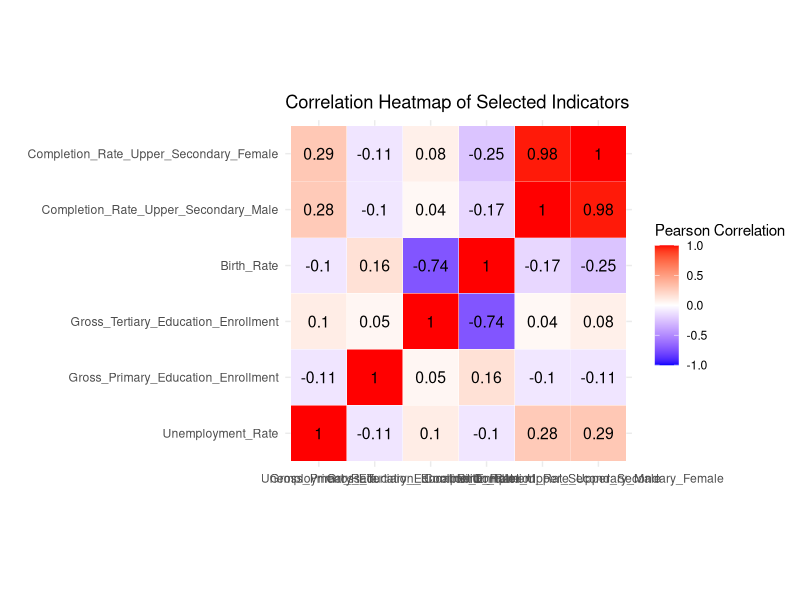
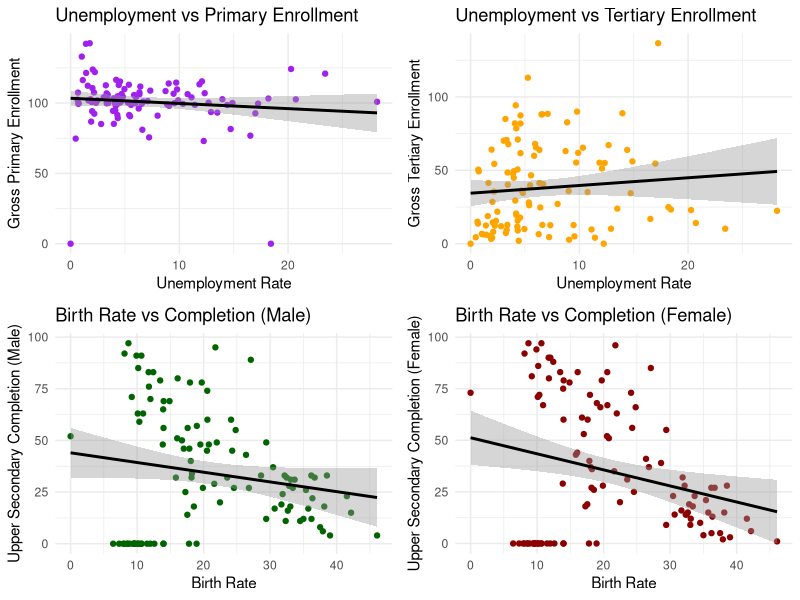

Generate these figures, in order, with R:
install.packages("ggplot2")
install.packages("psych")
install.packages("readr")
install.packages("dplyr")
install.packages("reshape2")
install.packages("gridExtra")

library(ggplot2)
library(psych)
library(readr)
library(dplyr)
library(reshape2)
library(gridExtra)

df <- read_csv("Cleaned Global Education.csv")

subset_df <- df %>%
  select(Unemployment_Rate,
         Gross_Primary_Education_Enrollment,
         Gross_Tertiary_Education_Enrollment,
         Birth_Rate,
         Completion_Rate_Upper_Secondary_Male,
         Completion_Rate_Upper_Secondary_Female)


cat("Descriptive Statistics")
print(describe(subset_df))

#Pearson Correlation Matrix
cor_matrix <- cor(subset_df, use = "complete.obs")
cat("Pearson Correlation Matrix")
print(round(cor_matrix, 2))

#Heatmap of Correlation Matrix
melted_cor <- melt(cor_matrix)

ggplot(data = melted_cor, aes(x = Var1, y = Var2, fill = value)) +
  geom_tile(color = "white") +
  geom_text(aes(label = round(value, 2)), color = "black", size = 4) +
  scale_fill_gradient2(low = "blue", high = "red", mid = "white",
                       midpoint = 0, limit = c(-1, 1), space = "Lab",
                       name = "Pearson Correlation") +
  theme_minimal() +
  coord_fixed() +
  labs(title = "Correlation Heatmap of Selected Indicators", x = "", y = "")

#Individual Scatter Plots with Regression Lines

# Unemployment vs Primary Enrollment
p1 <- ggplot(subset_df, aes(x = Unemployment_Rate, y = Gross_Primary_Education_Enrollment)) +
  geom_point(color = "purple") +
  geom_smooth(method = "lm", color = "black", se = TRUE) +
  labs(title = "Unemployment vs Primary Enrollment",
       x = "Unemployment Rate",
       y = "Gross Primary Enrollment") +
  theme_minimal()

# Unemployment vs Tertiary Enrollment
p2 <- ggplot(subset_df, aes(x = Unemployment_Rate, y = Gross_Tertiary_Education_Enrollment)) +
  geom_point(color = "orange") +
  geom_smooth(method = "lm", color = "black", se = TRUE) +
  labs(title = "Unemployment vs Tertiary Enrollment",
       x = "Unemployment Rate",
       y = "Gross Tertiary Enrollment") +
  theme_minimal()

# Birth Rate vs Upper Secondary Completion (Male)
p3 <- ggplot(subset_df, aes(x = Birth_Rate, y = Completion_Rate_Upper_Secondary_Male)) +
  geom_point(color = "darkgreen") +
  geom_smooth(method = "lm", color = "black", se = TRUE) +
  labs(title = "Birth Rate vs Completion (Male)",
       x = "Birth Rate",
       y = "Upper Secondary Completion (Male)") +
  theme_minimal()

# Birth Rate vs Upper Secondary Completion (Female)
p4 <- ggplot(subset_df, aes(x = Birth_Rate, y = Completion_Rate_Upper_Secondary_Female)) +
  geom_point(color = "darkred") +
  geom_smooth(method = "lm", color = "black", se = TRUE) +
  labs(title = "Birth Rate vs Completion (Female)",
       x = "Birth Rate",
       y = "Upper Secondary Completion (Female)") +
  theme_minimal()

grid.arrange(p1, p2, p3, p4, ncol = 2)

